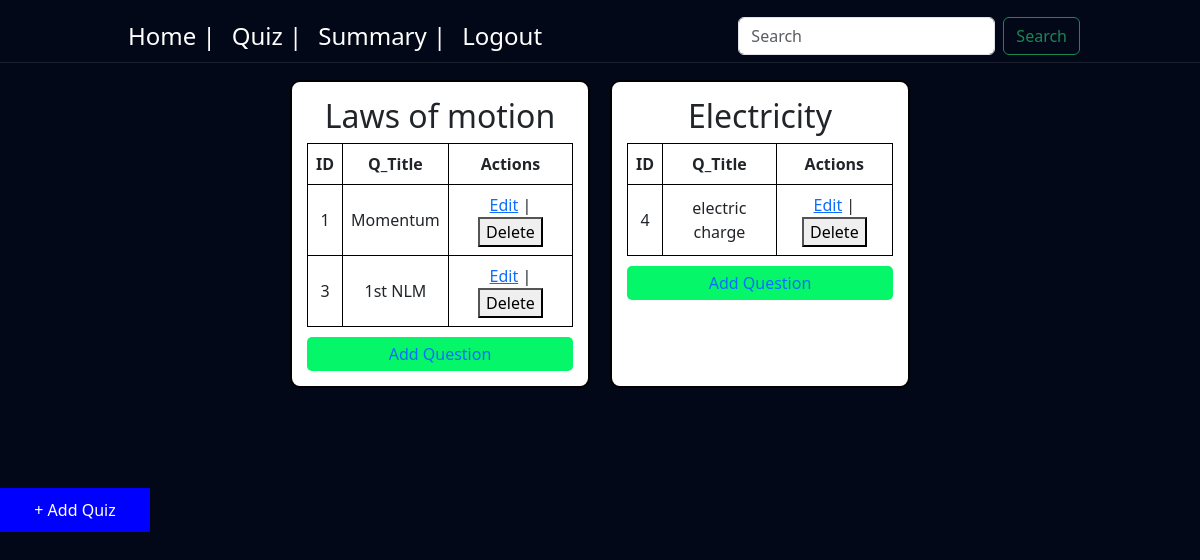
The page /quiz-list on the database as committed earlier.
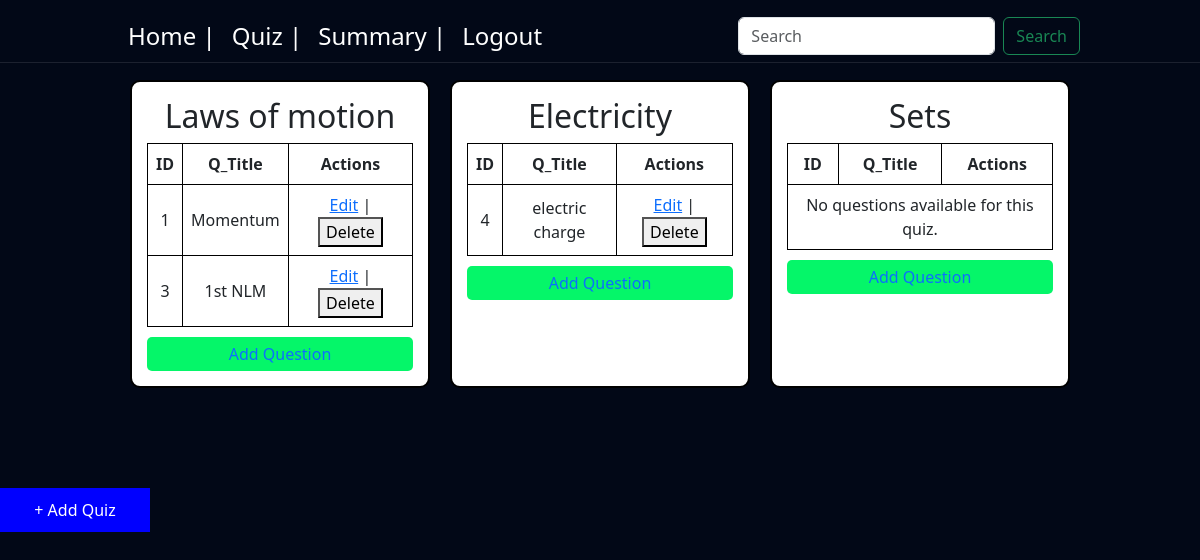
The same page on the database as committed later.
### controller/models.py (models this page shows)
class Quiz(db.Model):
    id = db.Column(db.Integer, primary_key=True, autoincrement=True)
    title = db.Column(db.String(255), nullable=False)
    chapter_id = db.Column(db.Integer, db.ForeignKey('chapter.id'), nullable=False)
    date_of_quiz = db.Column(db.DateTime, nullable=False)
    time_duration = db.Column(db.String(10), nullable=False)
    remarks = db.Column(db.String(500))
    questions = db.relationship('Question', backref='quiz', lazy=True)

class Chapter(db.Model):
    id = db.Column(db.Integer, primary_key=True, autoincrement=True)
    name = db.Column(db.String(150), nullable=False)
    description = db.Column(db.String(500))
    subject_id = db.Column(db.Integer, db.ForeignKey('subject.id'), nullable=False)
    quizzes = db.relationship('Quiz', backref='chapter', lazy=True)

class Question(db.Model):
    id = db.Column(db.Integer, primary_key=True, autoincrement=True)
    title = db.Column(db.String(255), nullable=False)
    quiz_id = db.Column(db.Integer, db.ForeignKey('quiz.id'), nullable=False)
    question_statement = db.Column(db.String(500), nullable=False)
    option1 = db.Column(db.String(300), nullable=False)
    option2 = db.Column(db.String(300), nullable=False)
    option3 = db.Column(db.String(300), nullable=False)
    option4 = db.Column(db.String(300), nullable=False)
    correct_option = db.Column(db.Integer, nullable=False)

### controller/routes.py (the view)
@app.route('/quiz-list', methods=['GET', 'POST'])
def quiz_list():
    quizzes = Quiz.query.all()
    questions = Question.query.all()
    return render_template('quiz.html', quizzes=quizzes, questions=questions)

### templates/quiz.html (shortened to what this page needs)
<!DOCTYPE html>
<html lang="en">
<head>
    {% block bootstrap_css %}
    <link href="https://cdn.jsdelivr.net/npm/bootstrap@5.3.3/dist/css/bootstrap.min.css" rel="stylesheet"
>
    {% endblock %}
    {% block custom_css %}
    <link rel="stylesheet" href="{{ url_for('static', filename='styles.css') }}">
    {% endblock %}
</head>
<body>
    {% include 'navbar1.html' %}
    <div class="background">
        <div class="quiz-container">
            {% if quizzes %}
                {% for quiz in quizzes %}
                <div class="quiz-box">
                    <h2>{{ quiz.chapter.name }}</h2>
                    <table>
                        <thead>
                            <tr>
                                <th>ID</th>
                                <th>Q_Title</th>
                                <th>Actions</th>
                            </tr>
                        </thead>
                        <tbody>
                            {% if quiz.questions %}
                                {% for question in quiz.questions %}
                                <tr>
                                    <td>{{ question.id }}</td>
                                    <td>{{ question.title }}</td>
                                    <td>
                                        <a href="{{ url_for('edit_question', question_id=question.id) }}">Edit</a> |
                                        <form action="{{ url_for('delete_question', question_id=question.id) }}" method="POST"
                                            style="display:inline;">
                                            <button type="submit"
                                                onclick="return confirm('Are you sure you want to delete this question?');">Delete</button>
                                        </form>
                                    </td>
                                </tr>
                                {% endfor %}
                            {% else %}
                                <tr>
                                    <td colspan="3">No questions available for this quiz.</td>
                                </tr>
                            {% endif %}
                        </tbody>
                    </table>
                    <a href="{{ url_for('add_question_page', quiz_id=quiz.id) }}" class="add-question-btn">Add Question</a>
                </div>
                {% endfor %}
            {% else %}
                <p>No quizzes available.</p>
            {% endif %}
        </div>
        <div style="margin-top: 20px; text-align: center;">
            <a href="{{ url_for('add_quiz') }}"
                style="display: block; padding: 10px; background: blue; color: white; text-align: center; width: 150px; text-decoration: none;">
                + Add Quiz
            </a>
        </div>
    </div>
</body>
</html>

Rows that differ between the two databases and show on the page:
added Quiz: chapter.name "Sets", shows "No questions available for this quiz."
